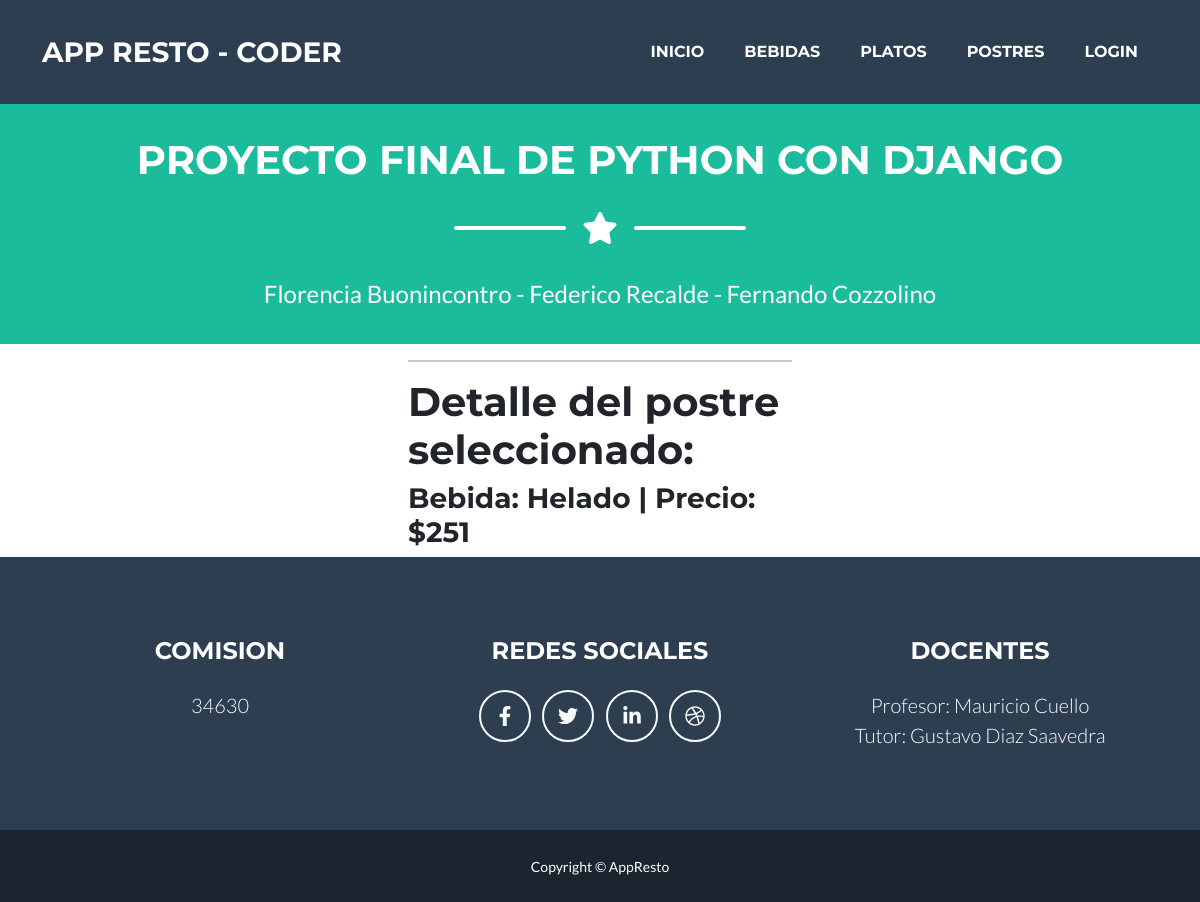
Before: /detallePostre/2 with the older database file.
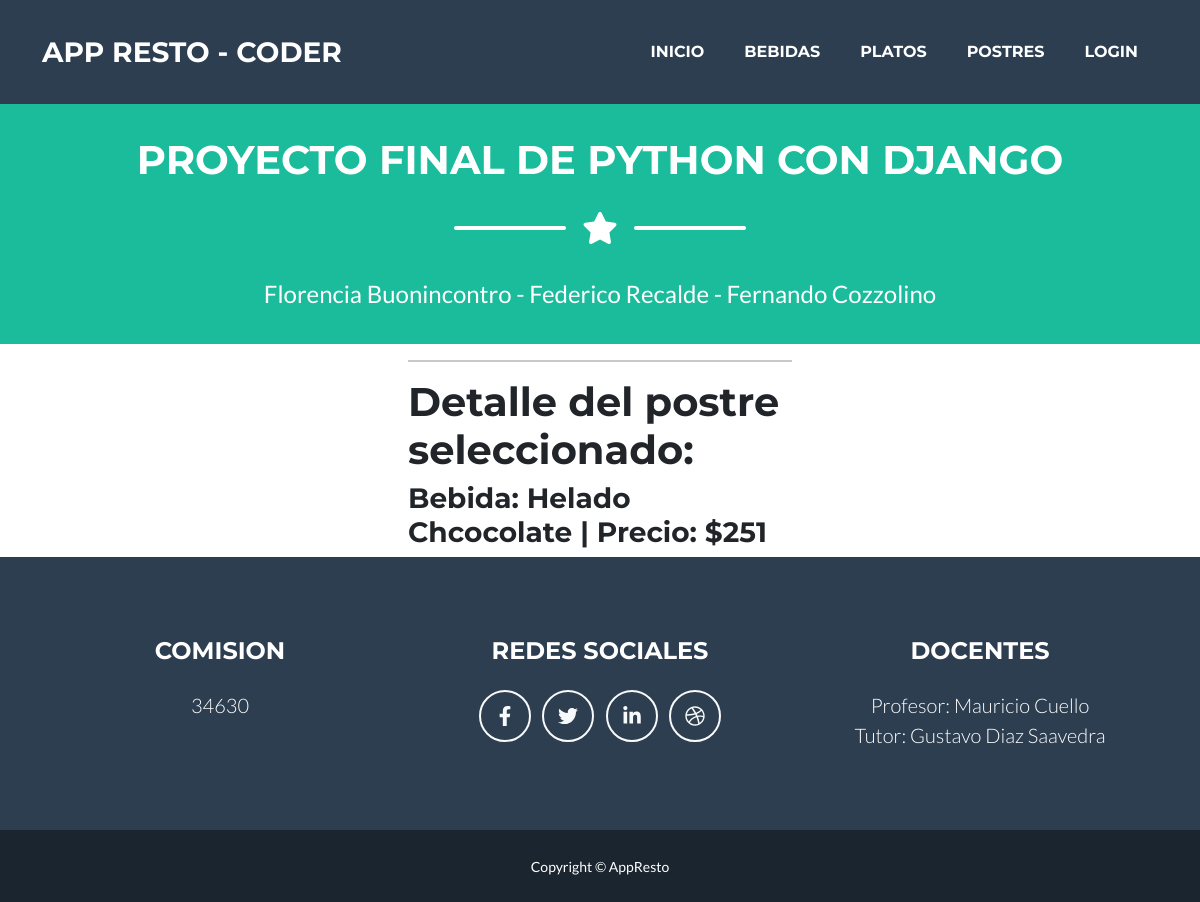
After: the same page with the newer database file.
### AppResto/models.py (models this page shows, shortened)
class Postre(models.Model):
    postre =  models.CharField(max_length=50)
    precio =  models.IntegerField()

### AppResto/views.py (the view)
# urls.py: path('detallePostre/<pk>', PostreDetail.as_view(), name='DetallePostre'),
class PostreDetail(DetailView):
     model = Postre
     template_name ='postre_detail.html'
     context_object_name = "postre"

### AppResto/templates/postre_detail.html
{% extends 'padre.html' %}
{% load static %}
{% block contenidoDinamico %}
<h1> Detalle del postre seleccionado: </h1>
<h3>Bebida: {{postre.postre}} |  Precio: ${{postre.precio}}</h3>
{% endblock contenidoDinamico %}

Changed rows visible on the page:
changed Postre: postre "Helado" → "Helado Chcocolate"
